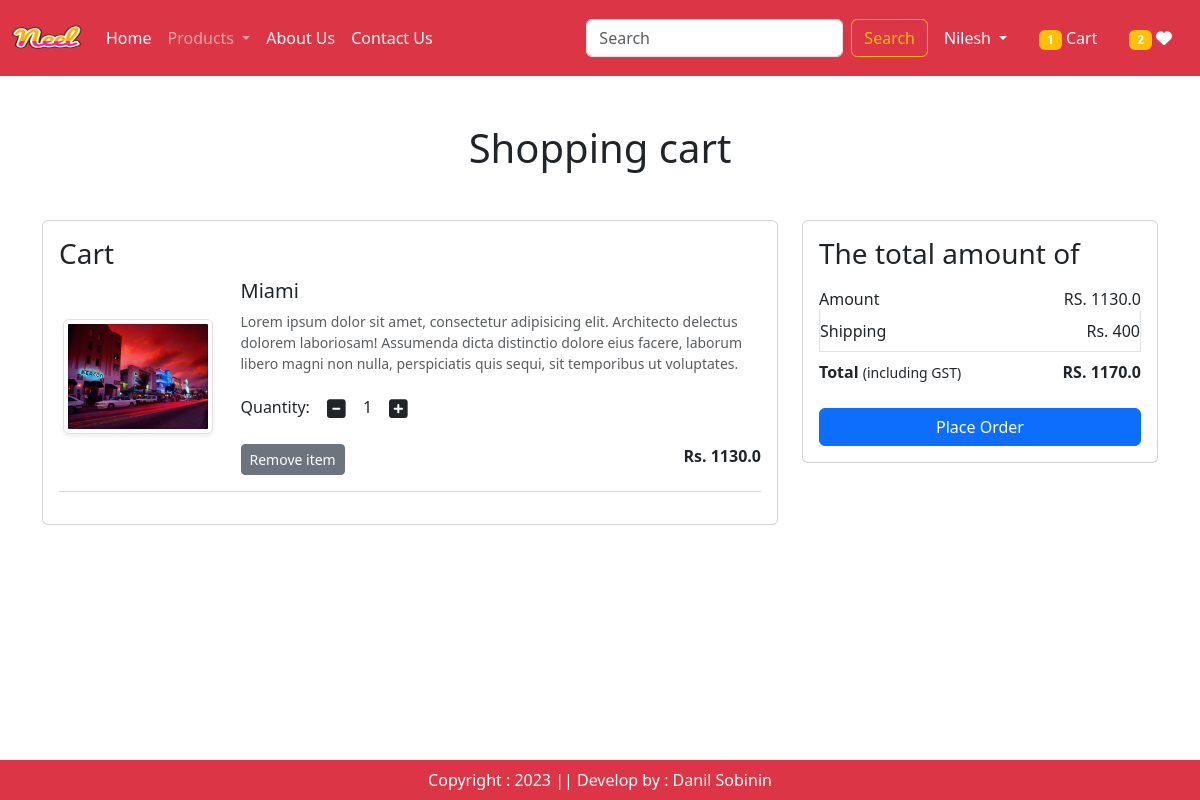
The app's page /cart/ (signed in) with its own data.
### app/models.py (models this page shows, shortened)
class Cart(models.Model):
    user = models.ForeignKey(User, on_delete=models.CASCADE)
    product = models.ForeignKey(Product, on_delete=models.CASCADE)
    quantity = models.PositiveIntegerField(default=1)

class Product(models.Model):
    title = models.CharField(max_length=100)
    selling_price = models.FloatField()
    discounted_price = models.FloatField()
    description = models.TextField()
    composition = models.TextField(default='')
    prodapp = models.TextField(default='')
    category = models.CharField(choices=CATEGORY_CHOICES, max_length=2)
    product_image = models.ImageField(upload_to='product')

### app/views.py (the view)
# urls.py: path('cart/', views.show_cart, name='show-cart'),
@login_required
def show_cart(request):
    user = request.user
    cart = Cart.objects.filter(user=user)
    amount = 0
    for p in cart:
        value = p.quantity * p.product.discounted_price
        amount = amount + value
    total_amount = amount + 40
    totalitem = 0
    wishitem = 0
    if request.user.is_authenticated:
        totalitem = len(Cart.objects.filter(user=request.user))
        wishitem = len(Wishlist.objects.filter(user=request.user))
    return render(request, 'app/addtocart.html', locals())

### app/templates/app/addtocart.html (shortened to what this page needs)
{% extends 'app/base.html' %}
{% load static %}
{% block main-content %}
    <div class="container my-5">
        <div class="row">
            {% if cart %}
                <h1 class="text-center mb-5"> Shopping cart </h1>
                <div class="col-sm-8">
                    <div class="card">
                        <div class="card-body">
                            <h3> Cart </h3>
                            {% for item in cart %}
                                <div class="row">
                                    <div class="col-sm-3 text-center align-self-center">
                                        <img src="{{ item.product.product_image.url }}" alt=""
                                             class="img-fluid img-thumbnail shadow-sm" height="150" width="150">
                                    </div>
                                    <div class="col-sm-9">
                                        <div>
                                            <h5>{{ item.product.title }}</h5>
                                            <p class="mb-2 text-muted small">{{ item.product.description }}</p>
                                            <div class="my-3">
                                                <label for="quantity">Quantity: </label>
                                                <a class="minus-cart btn" pid={{ item.product.id }}><i class="fas fa-minus-square fa-lg"></i></a>
                                                <span id="quantity">{{ item.quantity }}</span>
                                                <a class="plus-cart btn" pid="{{ item.product.id }}"><i class="fas fa-plus-square fa-lg"></i></a>
                                            </div>
                                            <div class="d-flex justify-content-between">
                                                <a href="#" class="remove-cart btn btn-sm btn-secondary mr-3"
                                                   pid="{{ item.product.id }}"> Remove item </a>
                                                <p class="mb-0"><span><strong>Rs. {{ item.product.discounted_price }}</strong></span></p>
                                            </div>
                                        </div>
                                    </div>
                                </div>
                                <hr class="text-muted">
                            {% endfor %}
                        </div>
                    </div>
                </div>
                <div class="col-sm-4">
                    <div class="card">
                        <div class="card-body">
                            <h3>The total amount of</h3>
                            <ul class="list-group">
                                <li class="list-group-item d-flex justify-content-between align-items-center border-0 px-0 pb-0">
                                    Amount <span id="amount">RS. {{ amount }}</span>
                                </li>
                                <li class="list-group-item d-flex justify-content-between align-items-center px-0">
                                    Shipping <span>Rs. 400</span>
                                </li>
                                <li class="list-group-item d-flex justify-content-between align-items-center border-0 px-0 mb-3">
                                    <div>
                                        <strong>Total</strong>
                                        <small>(including GST)</small>
                                    </div>
                                    <span id="total_amount">
                                        <strong>
                                            RS. {{ total_amount }}
                                        </strong>
                                    </span>
                                </li>
                            </ul>
                            <div class="d-grid">
                                <a href="{% url 'checkout' %}" class="btn btn-primary">Place Order</a>
                            </div>
                        </div>
                    </div>
                </div>
                {% else %}
                    <h1 class="text-center mb-5">Cart is Empty</h1>
            {% endif %}
        </div>
    </div>
{% endblock %}

### records on screen
Cart: product.product_image (picture), product "Miami", product.description "Lorem ipsum dolor sit amet, consectetur adipisicing elit. Architecto delectus dolorem laboriosam! Assumenda dicta distinctio dolore eius facere, laborum libero magni non nulla, perspiciatis quis sequi, sit temporibus ut voluptates.", quantity "1", product.discounted_price "1130.0"

### other values on screen
{{ totalitem }} "1"
{{ wishitem }} "2"
{{ amount }} "1130.0"
{{ total_amount }} "1170.0"
